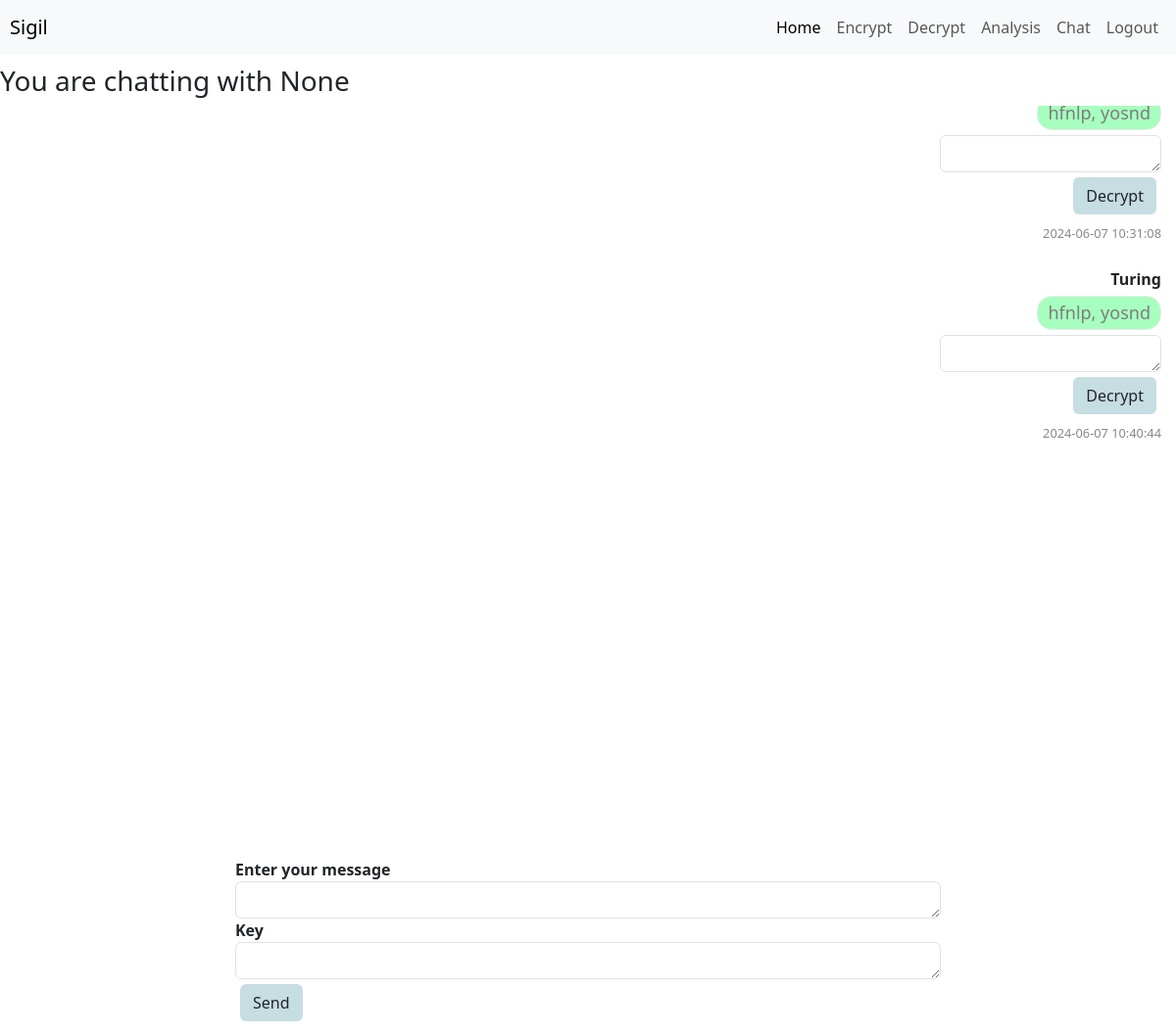
Page /chat/4 (signed in) on the committed database.
### tables this page shows
CREATE TABLE messages(

id INTEGER PRIMARY KEY AUTOINCREMENT NOT NULL,

chat_id INTEGER NOT NULL,

sender_id INTEGER NOT NULL,

message TEXT NOT NULL,

datetime NUMERIC,

sender_username TEXT NOT NULL,
FOREIGN KEY(chat_id) REFERENCES chats(id),

FOREIGN KEY(sender_id) REFERENCES users(id)

);

### app.py (the view)
@app.route("/chat/<chatid>", methods=["GET", "POST"])
@login_required
def chat(chatid):
    messages=db.execute("SELECT * FROM messages WHERE chat_id=?", chatid)
    user=request.args.get("user")
    if request.method=="POST":
        text=request.form.get("text")
        key=request.form.get("key")
        message_key=request.form.get("message-key")
        message_text=request.form.get("message-text")
        user=request.form.get("user")
        if message_key and message_text:
            message_id=int(request.form.get("message-id"))
            decrypted=crypto.desubstitution(message_text,message_key)
            return render_template("chat.html", chatid=chatid, messages=messages, user=user, decrypted=decrypted, messageid=message_id)
        if text and key:
            encrypted=crypto.substitution(text,key)
            sender_username=db.execute("SELECT username FROM users WHERE id=? ", session["user_id"])[0]["username"]
            db.execute("INSERT INTO messages (chat_id,sender_id,message,datetime,sender_username) VALUES(?,?,?,datetime(),?)", chatid, session["user_id"], encrypted,sender_username)
            messages=db.execute("SELECT * FROM messages WHERE chat_id=?", chatid)
            return render_template("chat.html", chatid=chatid, messages=messages, user=user)
        else:
            return render_template("chat.html", chatid=chatid, messages=messages, user=user)
    else:
        return render_template("chat.html", chatid=chatid,messages=messages, user=user)

### helpers.py (called while the page is built)
def login_required(f):
    @wraps(f)
    def decorated_function(*args, **kwargs):
        if session.get("user_id") is None:
            return redirect("/login")
        return f(*args, **kwargs)
    return decorated_function

### templates/chat.html (shortened to what this page needs)
{% extends "layout.html" %}
{% block main %}
    <h3 class="chat-head">You are chatting with {{user}}</h3>
    <div class="overflow-auto" id="message-container">
        <div class="messages">
            {% for message in messages %}
            <div class="message{% if message.sender_username!=user %} right{% endif %}">
                <div class="message-user">{{message.sender_username}}</div>
                <div class="message-text">{% if decrypted and messageid==message.id %} {{decrypted}} {% else %} {{message.message}} {% endif %}</div>
                <div class="message-decrypt">
                    <form action="/chat/{{chatid}}" class="message-form" id='selectForm' method="post">
                        <textarea class="form-control" id="message-key" name="message-key" rows="1" required></textarea>
                        <button class="btn" type="submit" value="">Decrypt</button>
                    </form>
                </div>
                <div class="message-date">{{message.datetime}}</div>
            </div>
        {% endfor %}
        </div>
    </div>
    <div class="send">
        <form action="/chat/{{chatid}}" method="post">
            <label for="text">Enter your message</label>
            <textarea class="form-control" id="text" name="text" rows="1" required></textarea>
            <label for="key">Key</label>
            <textarea class="form-control" id="key" name="key" rows="1" required></textarea>
            <button class="btn" type="submit">Send</button>
        </form>
    </div>
{% endblock %}

### static/styles.css (style rules this page uses)
.message { padding: 10px; margin: 5px; border-radius: 5px; max-width: 60%; }
.right { text-align: right; margin-left:auto; }
.message-text { width:fit-content; border: 1px solid rgb(235, 236, 237); border-radius: 15px; margin-top: 5px; margin-bottom: 5px; padding: 3px 10px 3px 10px; background-color: rgb(235, 243, 243); color: rgb(125, 125, 125); font-size: large; }
.right > .message-text { margin-left: auto; background-color: rgb(167, 255, 191); }
.message-user { font-weight: bold; }
.message-date { font-size: 0.8em; color: #888; margin-top: 5px; }
#message-key { min-width: 10%; width:fit-content; }
.right > .message-decrypt > #selectForm> #message-key { margin-left: auto; }
.send { position: fixed; bottom: 10px; display: flex; align-items: center; justify-content: center; width: 100%; }
label { font-weight: bold; }
.send> form { width: 60%; }
.btn { background-color: hsl(189, 32%, 83%); margin: 5px; }
.overflow-auto { max-height: 30vw; }
.chat-head { margin-top: -40px; }

### rows in the picture
messages: message "hfnlp, yosnd", datetime "2024-06-07 10:31:08"
messages: sender_username "Turing", message "hfnlp, yosnd", datetime "2024-06-07 10:40:44"

### other values in the picture
{{ user }} "None"
